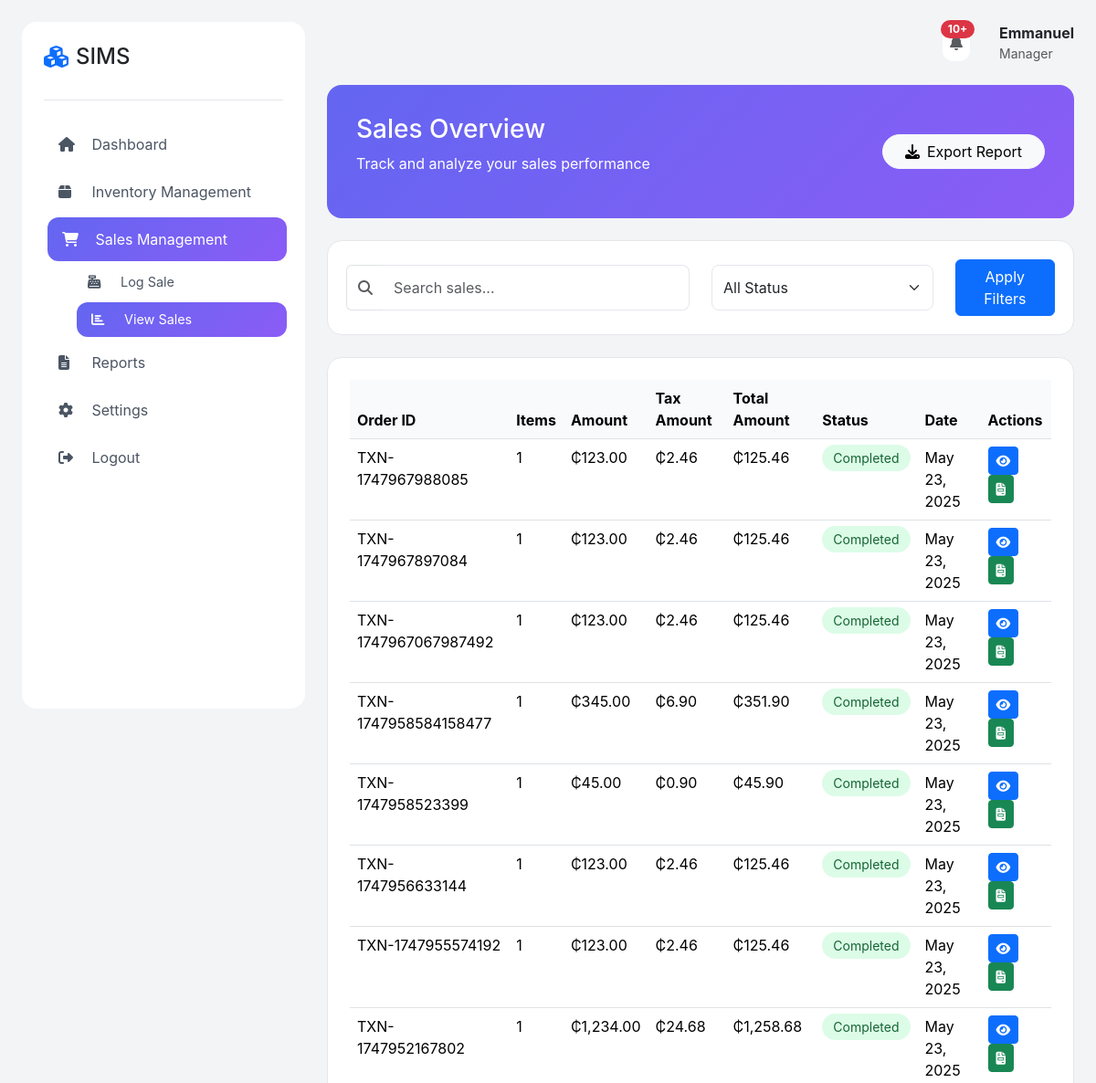
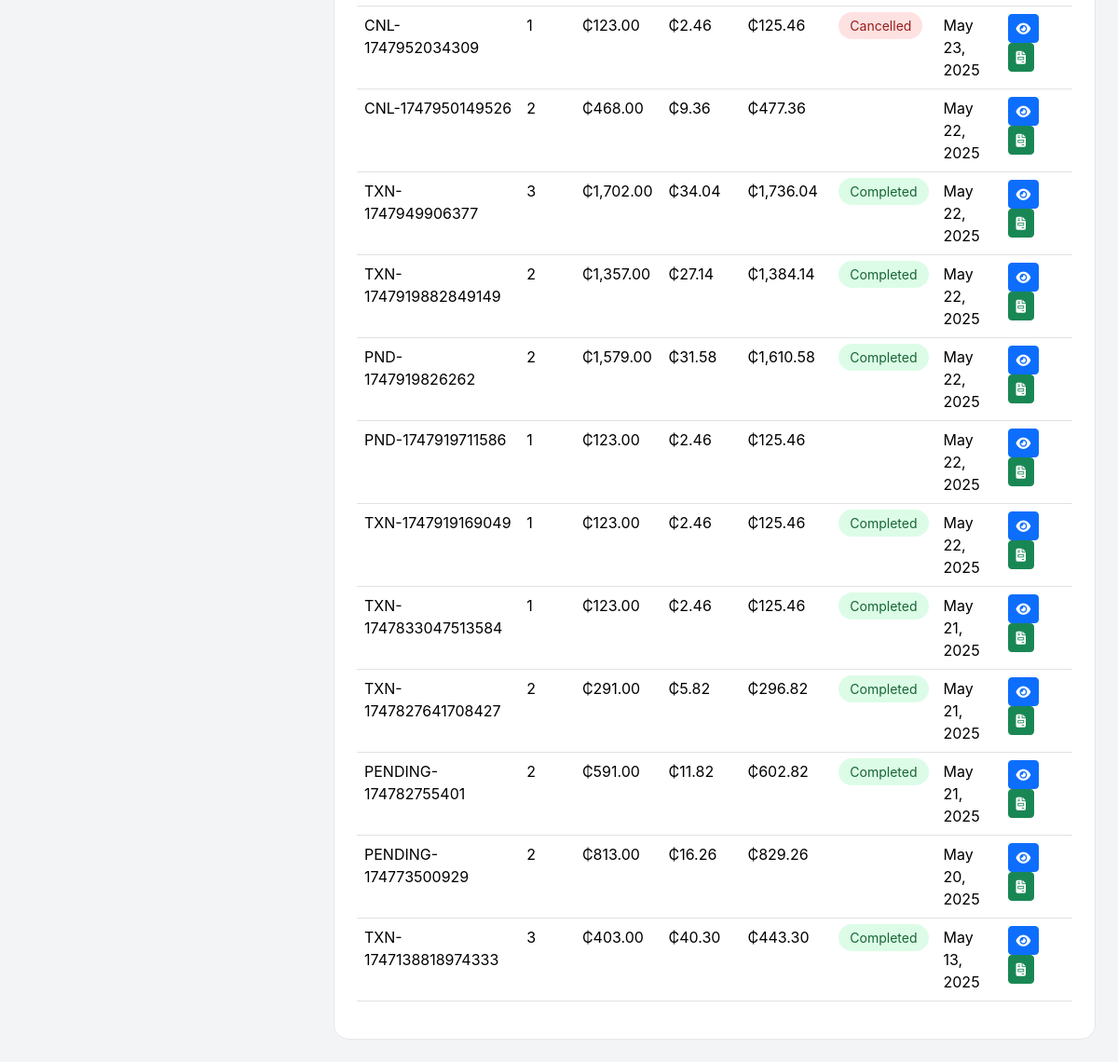
/admin/sales/viewsales.php (signed in), run on the app's committed database (2 pictures, top to bottom).
### tables this page shows
CREATE TABLE `sales` (
  `id` int(11) NOT NULL,
  `transaction_number` varchar(20) NOT NULL,
  `sale_date` datetime NOT NULL,
  `subtotal` decimal(10,2) NOT NULL DEFAULT 0.00,
  `tax_amount` decimal(10,2) NOT NULL DEFAULT 0.00,
  `total_amount` decimal(10,2) NOT NULL DEFAULT 0.00,
  `payment_method` varchar(50) DEFAULT 'Cash',
  `created_by` int(11) NOT NULL,
  `created_at` timestamp NOT NULL DEFAULT current_timestamp(),
  `updated_by` int(11) DEFAULT NULL,
  `updated_at` timestamp NOT NULL DEFAULT current_timestamp() ON UPDATE current_timestamp(),
  `sale_status` enum('Completed','Pending','Cancelled') NOT NULL DEFAULT 'Completed'
);

### admin/sales/viewsales.php (the view, shortened to what this page needs)
<?php
include "../../config/config.php";
include "../../config/notification_functions.php";
$query = "SELECT
            s.id,
            s.transaction_number,
            COUNT(DISTINCT si.product_id) as item_count,
            s.subtotal,
            s.tax_amount,
            s.total_amount,
            s.sale_status,
            s.sale_date
          FROM
            sales s
          LEFT JOIN
            sale_details si ON s.id = si.sale_id
          LEFT JOIN
            products p ON si.product_id = p.id
          GROUP BY
            s.id
          ORDER BY
            s.sale_date DESC";
$result = mysqli_query($connect, $query);
$user_id = $_SESSION['user_id'];
$notification_count = getNotificationCount($user_id, $connect);
?>
<!DOCTYPE html>
<html lang="en">
<head>
    <link href="https://cdnjs.cloudflare.com/ajax/libs/bootstrap/5.3.2/css/bootstrap.min.css" rel="stylesheet">
    <link href="https://cdnjs.cloudflare.com/ajax/libs/font-awesome/6.4.2/css/all.min.css" rel="stylesheet">
    <link href="../../style/css/style.css" rel="stylesheet">
</head>
<body>
    <div class="layout-container">
        <div class="sidebar" id="sidebar">
            <div class="logo-section">
                <h4 class="d-flex align-items-center gap-2">
                    <i class="fas fa-cubes text-primary"></i>
                    SIMS
                </h4>
            </div>
            <nav>
                <a href="../dashboard/" class="nav-link" onclick="toggleSubmenu('dashboard')">
                    <i class="fas fa-home"></i> Dashboard
                </a>
                <a href="#" class="nav-link" onclick="toggleSubmenu('inventory')">
                    <i class="fas fa-box"></i> Inventory Management
                </a>
                <a href="#" class="nav-link active" onclick="toggleSubmenu('sales')">
                    <i class="fas fa-shopping-cart"></i> Sales Management
                </a>
                <div class="submenu show" id="sales">
                    <a href="../sales/logsales.php" class="nav-link"><i class="fas fa-cash-register"></i> Log Sale</a>
                    <a href="#" class="nav-link active"><i class="fas fa-chart-bar"></i> View Sales</a>
                </div>
                <a href="#" class="nav-link" onclick="toggleSubmenu('reports')">
                    <i class="fas fa-file-alt"></i> Reports
                </a>
                <a href="#" class="nav-link" onclick="toggleSubmenu('settings')">
                    <i class="fas fa-cog"></i> Settings
                </a>
                <a href="../../logout/" class="nav-link">
                    <i class="fas fa-sign-out-alt"></i> Logout
                </a>
            </nav>
        </div>
        <div class="main-content">
            <div class="header">
                <div class="user-section">
                    <?php echo generateNotificationDropdown($user_id, $connect); ?>
                    <div class="user-info ms-3">
                        <span class="fw-bold"><?php echo htmlspecialchars($_SESSION['firstname']); ?></span>
                        <small class="d-block text-muted"><?php echo htmlspecialchars(ucfirst($_SESSION['role'])); ?></small>
                    </div>
                </div>
            </div>
            <div class="welcome-section">
                <div class="row align-items-center">
                    <div class="col-md-8">
                        <h3>Sales Overview</h3>
                        <p class="mb-3">Track and analyze your sales performance</p>
                    </div>
                    <div class="col-md-4 text-md-end">
                        <button class="btn btn-light rounded-pill px-4 mb-2 mb-md-0" id="exportBtn">
                            <i class="fas fa-download me-2"></i>Export Report
                        </button>
                    </div>
                </div>
            </div>
            <div class="filter-bar">
                <div class="row align-items-center">
                    <div class="col-md-6">
                        <div class="input-group">
                            <span class="input-group-text bg-white border-end-0">
                                <i class="fas fa-search text-muted"></i>
                            </span>
                            <input type="text" class="form-control border-start-0" placeholder="Search sales..." id="searchInput">
                        </div>
                    </div>
                    <div class="col-md-4">
                        <select class="form-select" id="statusFilter">
                            <option value="">All Status</option>
                        </select>
                    </div>
                    <div class="col-md-2">
                        <button class="btn btn-primary w-100" id="applyFiltersBtn">
                            Apply Filters
                        </button>
                    </div>
                </div>
            </div>
            <div class="inventory-table">
                <div class="table-responsive">
                    <table class="table">
                        <thead>
                            <tr>
                                <th>Order ID</th>
                                <th>Items</th>
                                <th>Amount</th>
                                <th>Tax Amount</th>
                                <th>Total Amount</th>
                                <th>Status</th>
                                <th>Date</th>
                                <th>Actions</th>
                            </tr>
                        </thead>
                        <tbody id="salesTableBody">
                            <?php
                            if ($result && mysqli_num_rows($result) > 0) {
                                while ($row = mysqli_fetch_assoc($result)) {
                                    $statusClass = "";
                                    switch (strtolower($row['sale_status'])) {
                                        case 'completed':
                                            $statusClass = "completed";
                                            break;
                                        case 'cancelled':
                                            $statusClass = "cancelled";
                                            break;
                                        default:
                                            $statusClass = "bg-secondary";
                                    }
                                    echo "<tr data-id='" . htmlspecialchars($row['id']) . "' class='sale-row'>";
                                    echo "<td>" . htmlspecialchars($row['transaction_number']) . "</td>";
                                    echo "<td>" . htmlspecialchars($row['item_count']) . "</td>";
                                    echo "<td>₵" . number_format($row['subtotal'], 2) . "</td>";
                                    echo "<td>₵" . number_format($row['tax_amount'], 2) . "</td>";
                                    echo "<td>₵" . number_format($row['total_amount'], 2) . "</td>";
                                    print_r("<td><span class='status-badge status-" . $statusClass . "'>" . $row['sale_status'] . "</span></td>");
                                    echo "<td>" . date('M d, Y', strtotime($row['sale_date'])) . "</td>";
                                    echo "<td>
                                            <button class='btn btn-sm btn-primary view-details' data-id='" . htmlspecialchars($row['id']) . "'>
                                                <i class='fas fa-eye'></i>
                                            </button>
                                            <button class='btn btn-sm btn-success generate-invoice' data-id='" . htmlspecialchars($row['id']) . "'>
                                                <i class='fas fa-file-invoice'></i>
                                            </button>
                                          </td>";
                                    echo "</tr>";
                                }
                            } else {
                                echo "<tr><td colspan='8' class='text-center'>No sales data found</td></tr>";
                            }
                            ?>
                        </tbody>
                    </table>
                </div>
            </div>
        </div>
    </div>
</body>
</html>

### style/css/style.css (style rules this page uses)
:root { --primary-gradient: linear-gradient(135deg, #6366f1 0%, #8b5cf6 100%); --sidebar-width: 310px; }
body { background-color: #f3f4f6; min-height: 100vh; font-family: 'Inter', system-ui, sans-serif; }
.layout-container { display: flex; gap: 24px; padding: 24px; min-height: 100vh; }
.sidebar { width: var(--sidebar-width); background: white; border-radius: 16px; padding: 24px; position: fixed; height: calc(100vh - 48px); overflow-y: auto; transition: transform 0.3s ease; z-index: 1000; }
.logo-section { padding-bottom: 24px; margin-bottom: 24px; border-bottom: 1px solid #e5e7eb; }
.nav-link { color: #4b5563; padding: 12px 16px; border-radius: 12px; margin-bottom: 4px; transition: all 0.2s; text-decoration: none; }
.nav-link:hover, .nav-link.active { background: var(--primary-gradient); color: white; transform: translateX(4px); }
.nav-link i { width: 20px; margin-right: 12px; }
.submenu { margin-left: 32px; display: none; }
.submenu.show { display: block; }
.submenu .nav-link { font-size: 0.9rem; padding: 8px 16px; }
.main-content { margin-left: var(--sidebar-width); flex: 1; padding-left: 24px; }
.header { display: flex; justify-content: space-between; align-items: center; margin-bottom: 24px; }
.user-section { display: flex; align-items: center; gap: 16px; }
.welcome-section { background: var(--primary-gradient); border-radius: 16px; padding: 32px; color: white; margin-bottom: 24px; }
.filter-bar { background: white; border-radius: 16px; padding: 20px; margin-bottom: 24px; border: 1px solid #e5e7eb; }
.inventory-table { background: white; border-radius: 16px; padding: 24px; border: 1px solid #e5e7eb; }
.table th { border-top: none; background-color: #f8fafc; }
.status-badge { padding: 6px 12px; border-radius: 20px; font-size: 0.875rem; color: white; }
.status-in-stock, .status-completed, .status-active { background-color: #dcfce7; color: #166534; }
.status-out-of-stock, .status-cancelled { background-color: #fee2e2; color: #991b1b; }
.form-control, .form-select { border-radius: 8px; padding: 12px; border-color: #e5e7eb; }

### data on the page
sales: transaction_number "TXN-1747967988085", item_count "1", subtotal "123.00", tax_amount "2.46", total_amount "125.46", value "Completed", sale_date "May 23, 2025"
sales: transaction_number "TXN-1747967897084", item_count "1", subtotal "123.00", tax_amount "2.46", total_amount "125.46", value "Completed", sale_date "May 23, 2025"
sales: transaction_number "TXN-1747967067987492", item_count "1", subtotal "123.00", tax_amount "2.46", total_amount "125.46", value "Completed", sale_date "May 23, 2025"
sales: transaction_number "TXN-1747958584158477", item_count "1", subtotal "345.00", tax_amount "6.90", total_amount "351.90", value "Completed", sale_date "May 23, 2025"
sales: transaction_number "TXN-1747958523399", item_count "1", subtotal "45.00", tax_amount "0.90", total_amount "45.90", value "Completed", sale_date "May 23, 2025"
sales: transaction_number "TXN-1747956633144", item_count "1", subtotal "123.00", tax_amount "2.46", total_amount "125.46", value "Completed", sale_date "May 23, 2025"
sales: transaction_number "TXN-1747955574192", item_count "1", subtotal "123.00", tax_amount "2.46", total_amount "125.46", value "Completed", sale_date "May 23, 2025"
sales: transaction_number "TXN-1747952167802", item_count "1", subtotal "1,234.00", tax_amount "24.68", total_amount "1,258.68", value "Completed", sale_date "May 23, 2025"
sales: transaction_number "CNL-1747952034309", item_count "1", subtotal "123.00", tax_amount "2.46", total_amount "125.46", value "Cancelled", sale_date "May 23, 2025"
sales: transaction_number "CNL-1747950149526", item_count "2", subtotal "468.00", tax_amount "9.36", total_amount "477.36", sale_date "May 22, 2025"
sales: transaction_number "TXN-1747949906377", item_count "3", subtotal "1,702.00", tax_amount "34.04", total_amount "1,736.04", value "Completed", sale_date "May 22, 2025"
sales: transaction_number "TXN-1747919882849149", item_count "2", subtotal "1,357.00", tax_amount "27.14", total_amount "1,384.14", value "Completed", sale_date "May 22, 2025"
sales: transaction_number "PND-1747919826262", item_count "2", subtotal "1,579.00", tax_amount "31.58", total_amount "1,610.58", value "Completed", sale_date "May 22, 2025"
sales: transaction_number "PND-1747919711586", item_count "1", subtotal "123.00", tax_amount "2.46", total_amount "125.46", sale_date "May 22, 2025"
sales: transaction_number "TXN-1747919169049", item_count "1", subtotal "123.00", tax_amount "2.46", total_amount "125.46", value "Completed", sale_date "May 22, 2025"
sales: transaction_number "TXN-1747833047513584", item_count "1", subtotal "123.00", tax_amount "2.46", total_amount "125.46", value "Completed", sale_date "May 21, 2025"
sales: transaction_number "TXN-1747827641708427", item_count "2", subtotal "291.00", tax_amount "5.82", total_amount "296.82", value "Completed", sale_date "May 21, 2025"
sales: transaction_number "PENDING-174782755401", item_count "2", subtotal "591.00", tax_amount "11.82", total_amount "602.82", value "Completed", sale_date "May 21, 2025"
sales: transaction_number "PENDING-174773500929", item_count "2", subtotal "813.00", tax_amount "16.26", total_amount "829.26", sale_date "May 20, 2025"
sales: transaction_number "TXN-1747138818974333", item_count "3", subtotal "403.00", tax_amount "40.30", total_amount "443.30", value "Completed", sale_date "May 13, 2025"

### other printed values
formatNotificationCount($total_count) "10+"
$_SESSION['firstname'] "Emmanuel"
$_SESSION['role'] "Manager"
